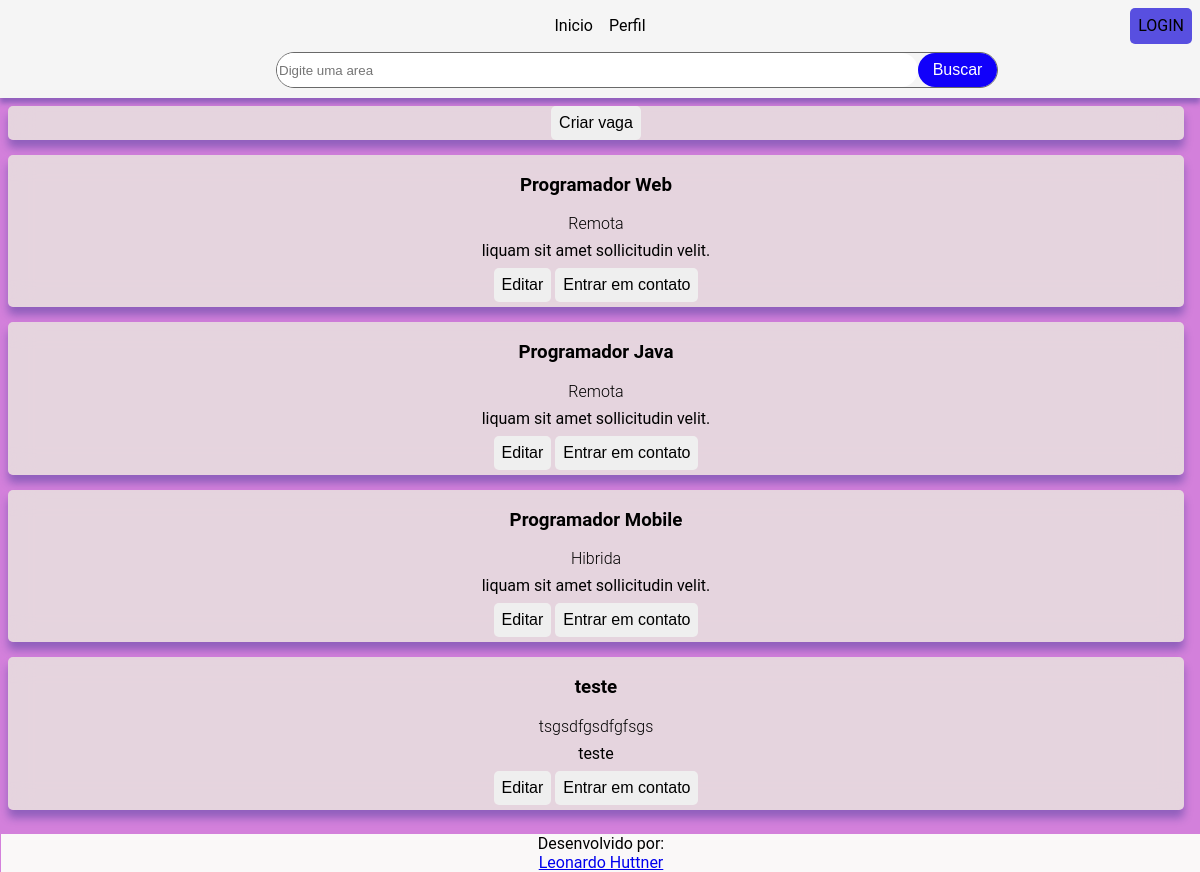
The page / on the database its author committed.
### tables this page shows
CREATE TABLE `vaga` (
  `id` int(11) NOT NULL,
  `titulo` varchar(45) NOT NULL,
  `descricao` varchar(45) DEFAULT NULL,
  `tipo` varchar(45) DEFAULT NULL,
  `empresa` varchar(45) NOT NULL
);

### app/entities/Vaga.php (called while the page is built, shortened)
<?php
    require_once('Conexao.php');
class Vaga
{
    private $id;
    private $titulo;
    private $descricao;
    private $tipo;
    public function __construct($titulo = null, $descricao = null, $tipo = null, $empresa = null)
    {
        $this->database = Conexao::getInstancia();
    }
	public function getId(){
		return $this->id;
	}
	public function getTitulo(){
		return $this->titulo;
	}
	public function getDescricao(){
		return $this->descricao;
	}
	public function getTipo(){
		return $this->tipo;
	}
    public function listar($limite = null)
    {
        $conexao = $this->database->getConexao();
        $sql = 'SELECT * FROM vaga';
        $consulta = $conexao->query($sql);
        return $consulta->fetchAll(PDO::FETCH_CLASS, 'Vaga');
    }
}

### app/entities/Conexao.php (called while the page is built, shortened)
<?php
class Conexao
{
    private static $db = null;
    public static function getInstancia()
    {
        if(self::$db == null) self::$db = new Conexao();
        return self::$db;
    }
}

### index.php (the view, shortened to what this page needs)
<!DOCTYPE html>
<html lang="pt-br">
    <head>
        <link href="CSS/index.css" rel="stylesheet" type="text/css">
    </head>
    <body>
        <?php
                if(!$_SESSION['logado']){
                    require_once('layout/header.php');
                } else {
                    require_once('layout/header_logado.php');
                }
                require_once('app/entities/Vaga.php');
                $vaga = new Vaga();
                $vagas = $vaga->listar();
                  ?>
        <section class="cards">
            <div class="card">
                <form action="nova-vaga.php?op=novo" method="post">
                    <input type="submit" value="Criar vaga" class="button">
                </form>
            </div>
        <?php
            foreach($vagas as $vaga_bd) {?>
                    <div class="card">
                        <h3 class="titulo"><?=$vaga_bd->getTitulo();?></h3>
                        <span><?=$vaga_bd->getTipo();?></span>
                        <p><?=$vaga_bd->getDescricao();?></p>
                        <div class="gpBtn">
                            <form action="editar-vaga.php?op=editar&id=<?=$vaga_bd->getId();?>" method="post">
                                <input type="submit" value="Editar" class="button">
                                <input type="button" value="Entrar em contato" class="button">
                            </form>
                        </div>
                    </div>
                        <?php }
                ?>
                </section>
            <footer>
                <section>
                    Desenvolvido por:
                    <br>
                    <a href="https://github.com/leonardohuttner">Leonardo Huttner</a>
                </section>
            </footer>
    </body>
</html>

### layout/header.php
<div class="toolbar">
        <nav>
            <a href="web/index.php">Inicio</a>
            <a href="perfil.php">Perfil</a>
            <a class="button login" href="login.php">LOGIN</a>
        </nav>
        <div class="search-combo">
            <input type="text" id="busca" name="busca" placeholder="Digite uma area" required class="search" />
            <input type="button" value="Buscar" class="button btsearch">
        </div>
</div>

### CSS/index.css (style rules this page uses)
* { scrollbar-width: thin; scrollbar-color: rgb(0, 0, 0) rgb(122, 122, 122); }
body { background-color: rgba(191, 68, 202, 0.678); font-family: Roboto, sans-serif; margin: 0; width: 100vw; height: 100vh; overflow-x: hidden; font-size: 1rem; }
.toolbar { background-color: whitesmoke; padding-bottom: 10px; box-shadow: 0 5px 5px 0 rgba(31, 38, 135, 0.37); }
.toolbar nav { display: flex; flex-direction: row; padding: 0.5rem; justify-content: center; align-items: center; }
.toolbar a { text-decoration: none; color: black; margin: 0.5rem; border-bottom: 1px solid rgba(0, 0, 0, 0); }
.button { border-radius: 5px; cursor: pointer; border: none; padding: 0.5rem; text-align: center; text-decoration: none; display: inline-block; font-size: 1rem; }
.login { position: absolute; right: 0; background-color: #584fe0; color: white; margin-right: 1rem; }
.btsearch { width: 5rem; border-radius: 60px; background-color: #1100fa; color: white; }
.cards { width: 98%; display: flex; flex-direction: column; padding: 0.5rem; margin: 0; }
.card { position: relative; display: flex; flex-direction: column; align-items: center; text-align: center; border-radius: 5px; max-height: 300px; margin-bottom: 15px; background: rgba(233, 230, 223, 0.822); box-shadow: 0 8px 8px 0 rgba(31, 38, 135, 0.37); backdrop-filter: blur(12px); -webkit-backdrop-filter: blur(12px); }
.card span { font-size: 1rem; font-weight: 300; max-width: 250px; }
.card p { font-size: 1rem; margin: 0.5rem; }
.search-combo { margin-left: 23%; display: flex; width: 60%; border-radius: 50px; border: 1px solid rgb(105, 105, 105); }
.search { width: 90%; margin: 0; text-decoration: none; outline: none; border: none; border-radius: 50px; }
footer { margin: 1px; left: 0; bottom: 0; width: 100%; background-color: rgb(250, 248, 248); color: rgb(0, 0, 0); text-align: center; }
.gpBtn { display: inline; padding-bottom: 5px; }

### rows shown on the page
vaga: titulo "Programador Web", tipo "Remota", descricao "liquam sit amet sollicitudin velit."
vaga: titulo "Programador Java", tipo "Remota", descricao "liquam sit amet sollicitudin velit."
vaga: titulo "Programador Mobile", tipo "Hibrida", descricao "liquam sit amet sollicitudin velit."
vaga: titulo "teste", tipo "tsgsdfgsdfgfsgs", descricao "teste"
